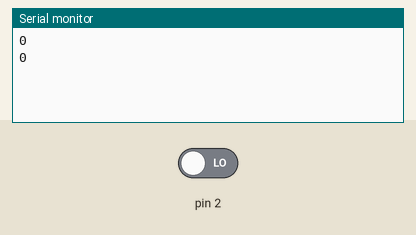
This sketch was run on a simulated Arduino Uno, built with avr-gcc and run on an emulated ATmega328P. Shown: the last lines printed to the serial monitor. The test bench sets the inputs (shaded band); at power-on: pin 2 LOW.

Above: at 1.2 s.
1.3 s: pin 2 driven HIGH
At 1.8 s:
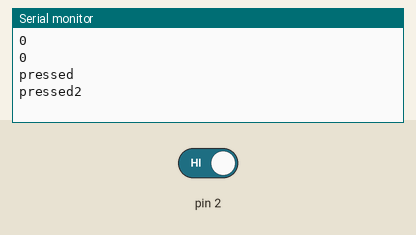
At 2.7 s:
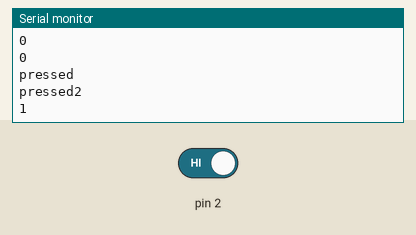

The sketch:

test-pattern-observer.ino
```cpp
#include "ButtonImpl.h"

class MyListener : public ButtonListener {
public:
  MyListener(){
    count = 0;
  }

  void notifyButtonPressed(){
    count++;
 }

  int getCount(){
    noInterrupts();
    int c = count;
    interrupts();
    return c;
  }
private:
  volatile int count;
};

class MyListener2 : public ButtonListener {
public:
  MyListener2(){}

  void notifyButtonPressed(){
    Serial.println("pressed");
    delay(10000);
    Serial.println("pressed2");
 }
};

Button* button;
MyListener* listener;

void setup(){
  Serial.begin(9600);
  button = new ButtonImpl(2);
  listener = new MyListener();
  button->registerListener(listener);
  button->registerListener(new MyListener2());
}

void loop(){
  Serial.println(listener->getCount());
  delay(1000);
};
```

Button.h
```cpp
#ifndef __BUTTON__
#define __BUTTON__

#define MAX_BUTTON_LISTENERS 5

class ButtonListener {
public:
  virtual void notifyButtonPressed() = 0;
};

class Button {

public:
  virtual bool isPressed() = 0;
  virtual bool registerListener(ButtonListener* listener) = 0;
};

#endif
```

ButtonImpl.cpp
```cpp
#include "ButtonImpl.h"
#include "Arduino.h"

ButtonImpl* buttons[2];

void notifyButtonListeners_0(){
  buttons[0]->notifyListeners();
}

void notifyButtonListeners_1(){
  buttons[1]->notifyListeners();
}

void registerNewButton(int pin, ButtonImpl* button){
  switch (pin){
    case 2: buttons[0] = button;
            attachInterrupt(0, notifyButtonListeners_0, RISING);
            break;
    case 3: buttons[1] = button;
            attachInterrupt(1, notifyButtonListeners_1, RISING);
            break;
  }
}


static void ButtonImpl::notify(){

}

void ButtonImpl::notifyListeners(){
  for (int i = 0; i < nListeners; i++){
    listeners[i]->notifyButtonPressed();
  }
}

ButtonImpl::ButtonImpl(int pin){
  this->pin = pin;
  pinMode(pin, INPUT);
  nListeners = 0;
  registerNewButton(pin,this);
}

bool ButtonImpl::isPressed(){
  return digitalRead(pin) == HIGH;
}

bool ButtonImpl::registerListener(ButtonListener* listener){
  if (nListeners < MAX_BUTTON_LISTENERS){
    listeners[nListeners++] = listener;
    return true;
  } else {
    return false;
  }
}
```

ButtonImpl.h
```cpp
 #ifndef __BUTTONIMPL__
#define __BUTTONIMPL__

#include "Button.h"

class ButtonImpl: public Button {

public:
  ButtonImpl(int pin);
  bool isPressed();
  bool registerListener(ButtonListener* listener);

  void notifyListeners();

  static void notify();

private:

  int pin;
  int nListeners;
  ButtonListener* listeners[MAX_BUTTON_LISTENERS];
};

#endif
```

Measured:
- after the input at 1.3 s, the serial monitor: prints a new line at once (image 1)
